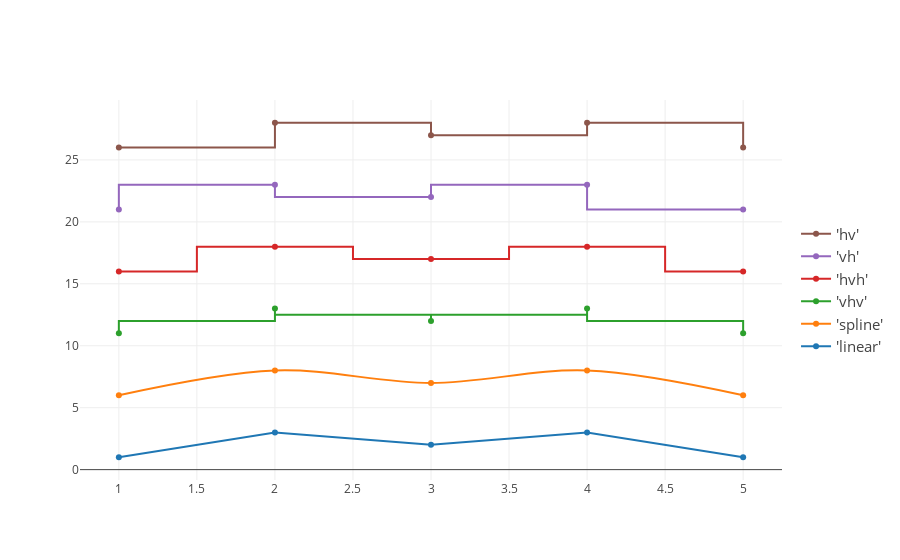

Notebook source saved alongside this figure:
### Markdown cell above
# Interpolation with Line Plots

### Code cell
trace1 = go.Scatter(
    x=[1, 2, 3, 4, 5],
    y=[1, 3, 2, 3, 1],
    mode='lines+markers',
    name="'linear'",
    hoverinfo='name',
    # 设置Interpolation的形状
    line=dict(shape='linear')
)
trace2 = go.Scatter(
    x=[1, 2, 3, 4, 5],
    y=[6, 8, 7, 8, 6],
    mode='lines+markers',
    name="'spline'",
    # 设置显示，这里的text只在第一个点上进行显示
    text=["tweak line smoothness<br>with 'smoothing' in line object"],
    hoverinfo='text+name',
    line=dict(shape='spline')
)
trace3 = go.Scatter(
    x=[1, 2, 3, 4, 5],
    y=[11, 13, 12, 13, 11],
    mode='lines+markers',
    name="'vhv'",
    hoverinfo='name',
    line=dict(shape='vhv')
)
trace4 = go.Scatter(
    x=[1, 2, 3, 4, 5],
    y=[16, 18, 17, 18, 16],
    mode='lines+markers',
    name="'hvh'",
    hoverinfo='name',
    line=dict(shape='hvh')
)
trace5 = go.Scatter(
    x=[1, 2, 3, 4, 5],
    y=[21, 23, 22, 23, 21],
    mode='lines+markers',
    name="'vh'",
    hoverinfo='name',
    line=dict(shape='vh')
)
trace6 = go.Scatter(
    x=[1, 2, 3, 4, 5],
    y=[26, 28, 27, 28, 26],
    mode='lines+markers',
    name="'hv'",
    hoverinfo='name',
    line=dict(shape='hv')
)

data = [trace1, trace2, trace3, trace4, trace5, trace6]
# traceorder设置legend的显示顺序
layout = dict(legend=dict(
    y=0.5, 
    traceorder='reversed', 
    font=dict(size=15)
))
fig = dict(data=data, layout=layout)
plotly.offline.iplot(fig, filename='line-shapes')

### Figure 1 — Plotly figure (JSON) as saved in the notebook; plotly's stock layout.template omitted (floating-point values rounded to 4 significant figures)
{"data": [{"hoverinfo": "name", "line": {"shape": "linear"}, "mode": "lines+markers", "name": "'linear'", "type": "scatter", "uid": "a8d14474-e3f8-44dd-9bc5-6cc53883c5dd", "x": [1, 2, 3, 4, 5], "y": [1, 3, 2, 3, 1]}, {"hoverinfo": "text+name", "line": {"shape": "spline"}, "mode": "lines+markers", "name": "'spline'", "text": ["tweak line smoothness<br>with 'smoothing' in line object"], "type": "scatter", "uid": "57795ba3-cb50-4d97-b1d6-509b2d4f2261", "x": [1, 2, 3, 4, 5], "y": [6, 8, 7, 8, 6]}, {"hoverinfo": "name", "line": {"shape": "vhv"}, "mode": "lines+markers", "name": "'vhv'", "type": "scatter", "uid": "3f70f68c-5a86-4f75-95ee-1c3d29531d3e", "x": [1, 2, 3, 4, 5], "y": [11, 13, 12, 13, 11]}, {"hoverinfo": "name", "line": {"shape": "hvh"}, "mode": "lines+markers", "name": "'hvh'", "type": "scatter", "uid": "808e1f55-a5e4-40fe-98d0-b7c0f5dd660c", "x": [1, 2, 3, 4, 5], "y": [16, 18, 17, 18, 16]}, {"hoverinfo": "name", "line": {"shape": "vh"}, "mode": "lines+markers", "name": "'vh'", "type": "scatter", "uid": "a5e99eca-d341-4f56-ba98-34e2e3eb34d8", "x": [1, 2, 3, 4, 5], "y": [21, 23, 22, 23, 21]}, {"hoverinfo": "name", "line": {"shape": "hv"}, "mode": "lines+markers", "name": "'hv'", "type": "scatter", "uid": "6847c52d-8d96-4a90-b45f-dd7ccb57772c", "x": [1, 2, 3, 4, 5], "y": [26, 28, 27, 28, 26]}], "layout": {"legend": {"font": {"size": 15}, "traceorder": "reversed", "y": 0.5}}}
